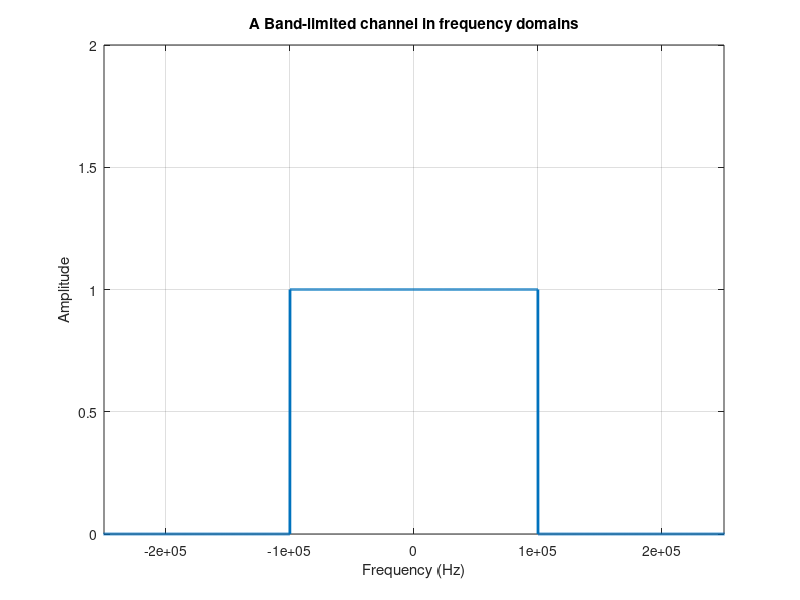

Write MATLAB code to recreate this figure. (Note: this script raises an error after producing the figure.)
clear all; clc
%%%%%%%%%part1
%% parameters:
fs = 1e7; 
Ts = 1/fs; 
N = 1e5;  
f_axis = -fs/2:fs/N:fs/2-1/N;  
t_axis = (0:N-1)*Ts;  
E_bit = 1;  
B = 100e3;
T_sq = 2/B;

%% guidelines1: band_limited_channel
one_square = ones(1,2000);
zero_me = zeros(1,98000/2);
Band_limited_channel= [zero_me one_square zero_me];

figure;
plot(f_axis,Band_limited_channel,'linewidth',2)
grid on
ylim([0 2])
xlim([-1/T_sq 1/T_sq]*5)
xlabel('Frequency (Hz)','linewidth',2)
ylabel('Amplitude','linewidth',2)
title('A Band-limited channel in frequency domains','linewidth',10)

%% guidelines2: 
%%%%%%%%%%%%%%%generate square pulse 
x_bits=[1];
figure;
pulse1 = GenerateSquarePulses(t_axis,T_sq,E_bit,fs,x_bits,'unipolar');
pulse1_fft = GetFreqResponse(pulse1,fs);
subplot(2,1,1); plot(t_axis,pulse1,'b','linewidth',2);
grid on
xlim([0 T_sq*4.2])
ylim([0 0.3])
xlabel('Time (s)','linewidth',2)
ylabel('Amplitude','linewidth',2)
title('square pulse in time domain','linewidth',10)

subplot(2,1,2); plot(f_axis,abs(pulse1_fft),'b','linewidth',2);
grid on
ylim([0 30])
xlim([-1/T_sq 1/T_sq]*5)
xlabel('Frequency (Hz)','linewidth',2)
ylabel('Amplitude','linewidth',2)
title('square pulse in frequency domain','linewidth',10)

%%%%%%%% output from channel 
pulse1_after_chann = pulse1_fft .* Band_limited_channel;
pulse1_after_chann_T = real(ifft(ifftshift(pulse1_after_chann)));

figure;
subplot(2,1,1); plot(t_axis,pulse1_after_chann_T,'b','linewidth',2);
xlim([0 T_sq*5])
xlabel('Time (s)','linewidth',2)
ylabel('Amplitude','linewidth',2)
title('output of generated pulse in time domain ','linewidth',10)

subplot(2,1,2); plot(f_axis,abs(pulse1_after_chann),'b','linewidth',2);
grid on
xlim([-1/T_sq 1/T_sq]*5)
ylim([0 50])
xlabel('Frequency (Hz)','linewidth',2)
ylabel('Amplitude','linewidth',2)
title('output of generated pulse in frequency domain ','linewidth',10)

%%%%%%%%%%%%%%%%%%%%% part (1) b)
x_bits = [1];
pulse1 = GenerateSquarePulses(t_axis,T_sq,E_bit,fs,x_bits,'unipolar'); 
x_bits = [0 1];
pulse2 = GenerateSquarePulses(t_axis,T_sq,E_bit,fs,x_bits,'unipolar');

pulse1_fft = GetFreqResponse(pulse1,fs);
pulse2_fft = GetFreqResponse(pulse2,fs);

figure;
plot(t_axis,pulse1,'b','linewidth',2); hold on;
plot(t_axis,pulse2,'r','linewidth',2); 
grid on
xlim([0 T_sq*4.2])
ylim([0 0.3])
xlabel('Time (s)','linewidth',2)
ylabel('Amplitude','linewidth',2)
legend({'Pulse 1','Pulse 2'},'fontsize',10)
title('Square pulses in time domain ','linewidth',10)


pulse1_after_chann = pulse1_fft .* Band_limited_channel;
pulse1_after_chann_T = real(ifft(ifftshift(pulse1_after_chann)));
pulse2_after_chann = pulse2_fft .* Band_limited_channel;
pulse2_after_chann_T = real(ifft(ifftshift(pulse2_after_chann)));

figure; plot(t_axis,pulse1_after_chann_T,'b','linewidth',2); 
grid on;
xlim([0 T_sq*5])
xlabel('Time (s)','linewidth',2)
ylabel('Amplitude','linewidth',2)
title('output of Square pulses in time domain','linewidth',10)
figure; plot(t_axis,pulse2_after_chann_T,'r','linewidth',2); 
grid on
xlim([0 T_sq*5])
xlabel('Time (s)','linewidth',2)
ylabel('Amplitude','linewidth',2)
title('output of Square pulses in time domain','linewidth',10)

%% another pulse shape
s1= 0.4*sinc(t_axis*B- pi/3);
s2= 0.4*sinc(t_axis*B- pi);
S1 = GetFreqResponse(s1,fs);
S2 = GetFreqResponse(s2,fs);
figure;
%subplot(2,1,1); 
plot(t_axis,s1,'b','linewidth',2); hold on;
plot(t_axis,s2,'r','linewidth',2); 

grid on; 
xlim([0 T_sq*4.2])
ylim([-0.1 0.4])
xlabel('Time (s)','linewidth',2)
ylabel('Amplitude','linewidth',2)
title('sinc pulses in time domain','linewidth',10)

%subplot(2,1,2); plot(f_axis,abs(S1),'b','linewidth',2);
%grid on
%ylim([0 30])
%xlim([-1/T_sq 1/T_sq]*5)
%xlabel('Frequency (Hz)','linewidth',2)
%ylabel('Amplitude','linewidth',2)
%title('square pulse in frequency domain','linewidth',10)


pulse11_after_chann = S1 .* Band_limited_channel;
pulse22_after_chann = S2 .* Band_limited_channel;
pulse11_after_chann_T = real(ifft(ifftshift(pulse11_after_chann)));
pulse22_after_chann_T = real(ifft(ifftshift(pulse22_after_chann)));

figure;
subplot(2,1,1); 
plot(t_axis,pulse11_after_chann_T,'b','linewidth',2);
grid on;
xlim([0 T_sq*5])
xlabel('Time (s)','linewidth',2)
ylabel('Amplitude','linewidth',2)
title('output of generated sinc pulse in time domain ','linewidth',10)

subplot(2,1,2); plot(f_axis,abs(pulse11_after_chann),'b','linewidth',2);
grid on
xlim([-1/T_sq 1/T_sq]*5)
ylim([0 50])
xlabel('Frequency (Hz)','linewidth',2)
ylabel('Amplitude','linewidth',2)
title('output of generated sinc pulse in frequency domain ','linewidth',10)

figure;
subplot(2,1,1); plot(t_axis,pulse22_after_chann_T,'r','linewidth',2);
grid on;
xlim([0 T_sq*5])
xlabel('Time (s)','linewidth',2)
ylabel('Amplitude','linewidth',2)
title('output of generated sinc pulse in time domain ','linewidth',10)

subplot(2,1,2); plot(f_axis,abs(pulse22_after_chann),'b','linewidth',2);
grid on
xlim([-1/T_sq 1/T_sq]*5)
ylim([0 50])
xlabel('Frequency (Hz)','linewidth',2)
ylabel('Amplitude','linewidth',2)
title('output of generated sinc pulse in frequency domain ','linewidth',10)

%%%%%%%%%%%%part2
%% parameters
N = 1000; 
No= 1; 
L = 1000;

X = randi([0 1],1,N);
for i=1:N
    if(X(i) == 0)
     X(i) = -1;
    end
end 
X = X';
H = MultipathChannel(L);
N = AWGN(X,No);
Y = H*X + N ; 
%% get x from y
% Minimum Mean Squared Error Equalizer
X_MMSE = ((inv((H' * H) + eye(size(H)) * No ))* H') * Y;
for i=1:length(Y)
    if(real(X_MMSE(i)) > 0)
        X_MMSE(i) = 1;
    else
        X_MMSE(i) = -1;
    end
end ;
% ZERO FORCING Equalizer
X_ZFE =  ( inv( (H' * H) )* H') * Y;
for i=1:length(Y)
    if(real(X_ZFE(i)) > 0)
        X_ZFE(i) = 1;
    else
        X_ZFE(i) = -1;
    end
end; 

%% Get BER For MMSE
BER_MMSE = ComputeBER(X,X_MMSE)
% Get BER For ZFE
BER_ZF = ComputeBER(X,X_ZFE) 

%% getting the graph
Eb_No_axis = -20:0;
BER = zeros(size(Eb_No_axis));
BER_MMSE = zeros(size(Eb_No_axis));
BER_ZF = zeros(size(Eb_No_axis));
for i=1:length(Eb_No_axis)
    No = (10^( -1 * (Eb_No_axis(i)/10)));
    N = AWGN(X,No);
    Y = H * X + N;
    X_estimated = inv(H) * Y;
    X_MMSE = ((inv((H' * H) + eye(size(H)) * No ))* H') * Y;
    for n=1:length(Y)
        if(real(X_MMSE(n)) > 0)
            X_MMSE(n) = 1;
        else
            X_MMSE(n) = -1;
        end
    end;
    X_ZFE = ( inv( (H' * H) )* H') * Y;
    for m=1:length(Y)
        if(real(X_ZFE(m)) > 0)
            X_ZFE(m) = 1;
        else
            X_ZFE(m) = -1;
        end
    end;
    BER(i) = ComputeBER(X,X_estimated);
    BER_MMSE(i) = ComputeBER(X,X_MMSE); 
    BER_ZF(i) = ComputeBER(X,X_ZFE);
end
%graph
figure()
semilogy(Eb_No_axis,BER_MMSE,'--','linewidth',2)
hold on
semilogy(Eb_No_axis,BER_ZF,'-r','linewidth',1)
semilogy(Eb_No_axis,BER,'-g','linewidth',2)
hold off
legend({'MMSE Equilizer','ZF Equilizer','Without Equilizer'},'linewidth',2)
xlabel('Eb/No','linewidth',2)
ylabel('BER','linewidth',2)

%%%%%%%%%%part3
%% Parameters
r = 1/9;            %code rate
p = 0.1:0.01:0.5;   %bit flipping probability
L=1/r;              %number of repetitions
N_bits = 10000;     %number of bits in the sequence

%% Generate Data Bits
data_bits = round(rand(1,N_bits));

%% Generate Chips
chips = zeros(size(data_bits*L));
for i = 1:(length(data_bits)*L)
   chips(i) = data_bits(ceil(i/L));
end

%% Binary Symmetric Channel
ch_effect(1:length(p),1:(L*N_bits)) = 0;
for i = 1:length(p)
    ch_effect(i,:) = rand(size(chips))<=p(i);
end
received_chips(1:length(p),1:(L*N_bits)) = 0;
for i = 1:length(p)
    received_chips(i,:) = xor(chips,ch_effect(i,:));
end

%% Decoder
received_data_bits(1:length(p),1:(L*N_bits)/L) = 0;
majority=0;
for j = 1:length(p)
    for i = 1:length(received_chips)
        majority=majority+received_chips(j,i);
        if ~(mod(i,L))                  %Enter the conditionn statement every L times
            if majority>=(floor(L/2)+1) %half the value of L 
                received_data_bits(j,i/L)=1;
            else
                received_data_bits(j,i/L)=0;
            end
            majority=0;                 %reset the variable for the next iteration
        end
    end
end

%% Compute BER
BER = zeros(size(p));
for i = 1:length(p)
    BER(i) = sum(xor(data_bits,received_data_bits(i,:)))/length(data_bits);
end
figure;
plot(p,BER);
title('BER vs. p');
xlabel('p'); 
ylabel('BER');
ax = gca;
ax.FontSize = 16;